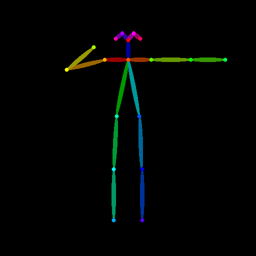
#> input picture pose/library/archer.png, 256 x 256 px; its folder holds only this picture in this run
$ python -i extract.py   (imports and definitions only)
#> lines starting #> are read from the running program, lines starting #| are printed output that depends on the picture; after the words box and inside, x2 and y2 are one past the last pixel; in counts of white or black regions, pixels touching at a corner belong together
"""Photo -> ControlImage and Painting -> Canny ControlImage (owner C; Overview §6.5).
Privacy: processes strictly in memory; writes nothing to disk and holds no reference to the input image.
"""
import numpy as np
from PIL import Image, ImageFilter, ImageOps
from eval.pose_io import make_posejson
from pose.skeleton import letterbox_xy, to_control

_DETECTOR = None


# [6 lines left out: function _get_detector, not called in this run]


def _empty_control(warnings):
    pj = make_posejson([], source="photo", producer="C")
    return to_control(pj, source="photo", warnings=warnings)


# [85 lines left out: functions extract_pose, extract_edges, not called in this run]

>>> from PIL import Image
>>> picture = Image.open('library/archer.png')
#> picture is the input picture: PIL image 256x256 RGB; mean R, G, B 1.9, 3.9, 2.6
>>> result = extract_edges(picture)
#> in extract_edges, `gray = padded.convert("L").filter(ImageFilter.FIND_EDGES)`:
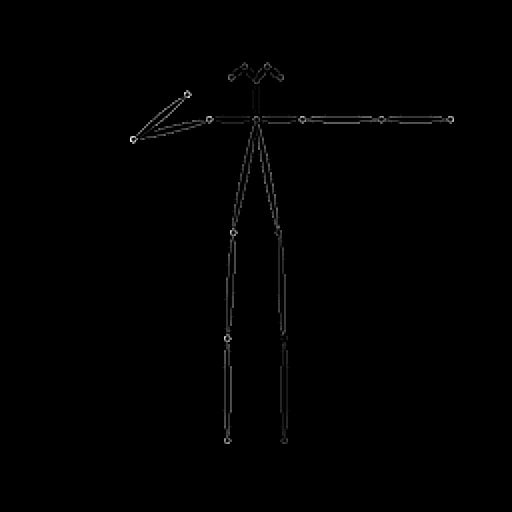
#> gray: PIL image 512x512 L; min 0, max 255, mean 1.1
#> in extract_edges, `edges = np.where(arr >= thresh, 255, 0).astype(np.uint8)`:
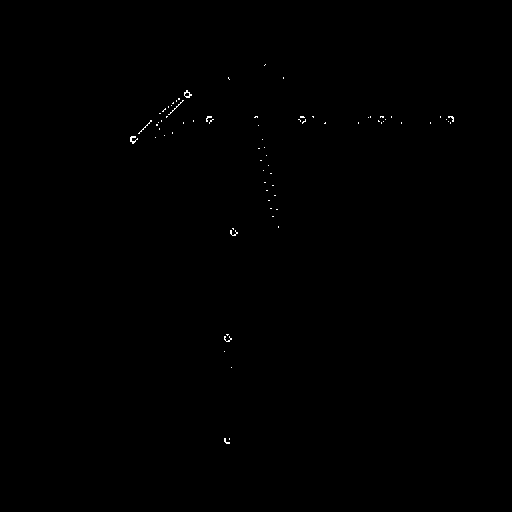
#> edges: shape (512, 512); 0.14% white in thin lines or dots, all inside (x1, y1, x2, y2) = (130, 64, 454, 444)
#> result = 6 items

$ run again, on pose/library/bowing_pair.png
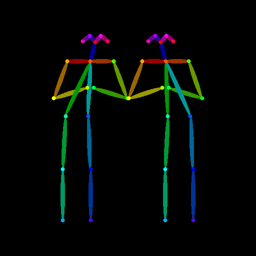
#> input picture pose/library/bowing_pair.png, 256 x 256 px
#> picture is the input picture: PIL image 256x256 RGB; mean R, G, B 3.7, 7.6, 5.1
#> in extract_edges, `gray = padded.convert("L").filter(ImageFilter.FIND_EDGES)`:
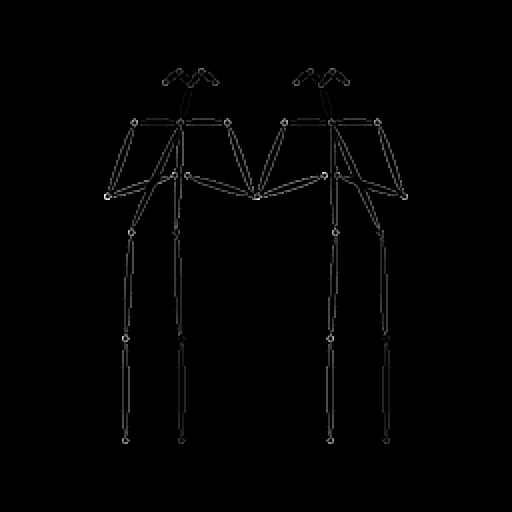
#> gray: PIL image 512x512 L; min 0, max 255, mean 2.1
#> in extract_edges, `edges = np.where(arr >= thresh, 255, 0).astype(np.uint8)`:
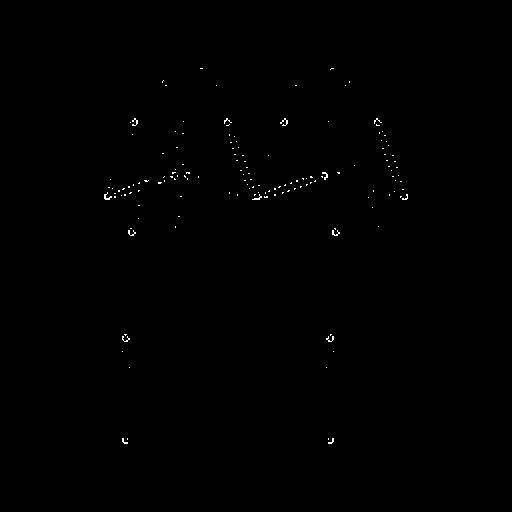
#> edges: shape (512, 512); 0.23% white in thin lines or dots, all inside (x1, y1, x2, y2) = (104, 68, 408, 444)
#> result = 6 items

$ run again, on pose/library/embrace.png
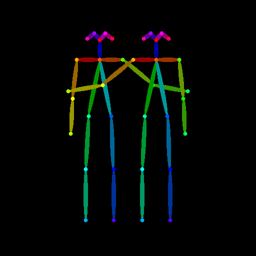
#> input picture pose/library/embrace.png, 256 x 256 px
#> picture is the input picture: PIL image 256x256 RGB; mean R, G, B 3.7, 7.5, 5.1
#> in extract_edges, `gray = padded.convert("L").filter(ImageFilter.FIND_EDGES)`:
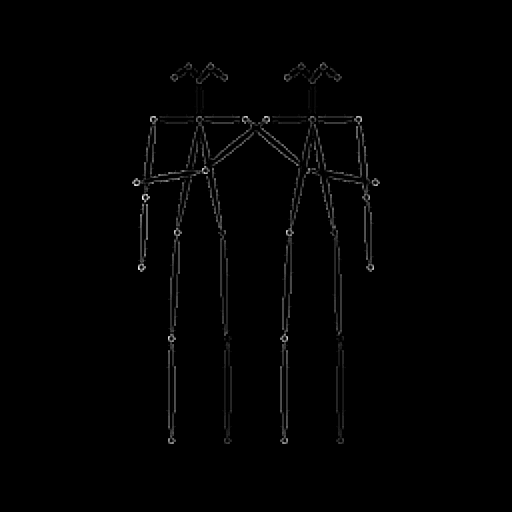
#> gray: PIL image 512x512 L; min 0, max 255, mean 2.1
#> in extract_edges, `edges = np.where(arr >= thresh, 255, 0).astype(np.uint8)`:
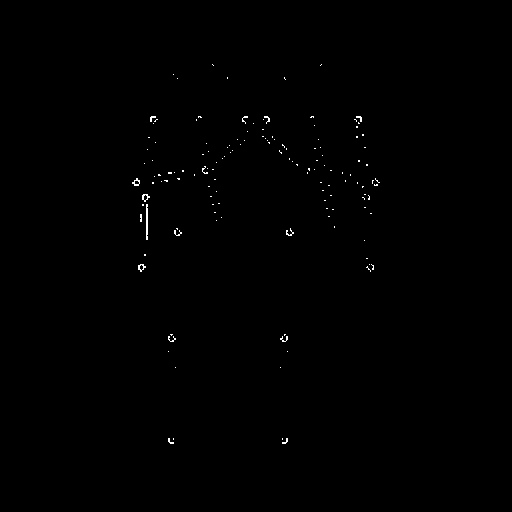
#> edges: shape (512, 512); 0.26% white in thin lines or dots, all inside (x1, y1, x2, y2) = (132, 64, 380, 444)
#> result = 6 items
